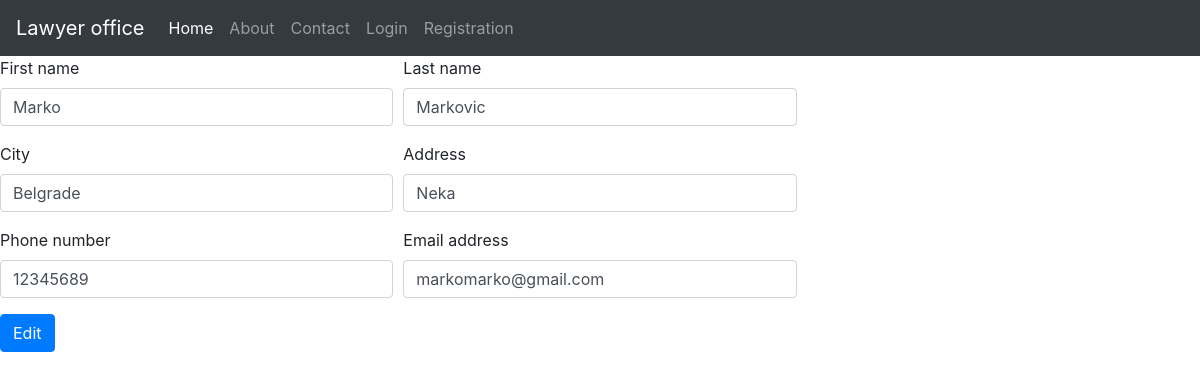
Screenshot of /edit/1 with the database file from the repository.
### blog/models.py (models this page shows)
class Client(db.Model):
    id = db.Column(db.Integer, primary_key=True)
    first_name = db.Column(db.String(250), nullable=False)
    last_name = db.Column(db.String(250), nullable=False)
    city = db.Column(db.String(50), nullable=False)
    address = db.Column(db.String(50), nullable=False)
    phone = db.Column(db.String(50), nullable=False)
    mail = db.Column(db.String(50))
    user_id = db.Column(db.Integer, db.ForeignKey('user.id'), nullable=False)

### client/routes.py (the view)
@client.route("/edit/<int:client_id>", methods=['GET', 'POST'])
def edit(client_id):
    client = Client.query.get_or_404(client_id)
    form = AddClient()
    if form.validate_on_submit():
        client.first_name = form.f_name.data
        client.last_name = form.l_name.data
        client.city = form.city.data
        client.address = form.address.data
        client.phone = form.phone.data
        client.mail = form.mail.data
        print(form.address.data)
        db.session.commit()
        return redirect(url_for('users.all_client'))
    elif request.method == 'GET':
        form.f_name.data = client.first_name
        form.l_name.data = client.last_name
        form.city.data = client.city
        form.address.data = client.address
        form.phone.data = client.phone
        form.mail.data = client.mail
    return render_template("edit.html", form=form, title="Edit client", client=client)

### client/forms.py
class AddClient(FlaskForm):
    f_name = StringField("First name", validators=[DataRequired()])
    l_name = StringField("Last name", validators=[DataRequired()])
    city = StringField("City", validators=[DataRequired()])
    address = StringField("Address", validators=[DataRequired()])
    phone = StringField("Phone number", validators=[DataRequired()])
    mail = StringField("Email", validators=[DataRequired(), Email()])
    submit = SubmitField("Add client")

### blog/templates/edit.html (shortened to what this page needs)
{% extends 'base.html' %}
{% block content %}
<form action="" method="POST">
    <div class="form-row">
        <div class="form-group col-md-4">
            <label for="inputFName">First name</label>
            <input type="fname" class="form-control" id="inputFName" name="f_name" value="{{client.first_name}}">
        </div>
        <div class="form-group col-md-4">
            <label for="inputLName">Last name</label>
            <input type="lname" class="form-control" id="inputLName" name="l_name" value="{{client.last_name}}">
        </div>
    </div>
    <div class="form-row">
        <div class="form-group col-md-4">
            <label for="inputCity">City</label>
            <input type="city" class="form-control" id="inputCity" name="city" value="{{client.city}}">
        </div>
        <div class="form-group col-md-4">
            <label for="inputAddress">Address</label>
            <input type="address" class="form-control" id="inputAddress" name="address"  value="{{client.address}}">
        </div>
    </div>
    <div class="form-row">
        <div class="form-group col-md-4">
            <label for="inputPhone">Phone number</label>
            <input type="number" class="form-control" id="inputPhone" name="phone" value="{{client.phone}}">
        </div>
        <div class="form-group col-md-4">
            <label for="inputMail">Email address</label>
            <input type="eaddress" class="form-control" id="inputMail" name="mail" value="{{client.mail}}">
        </div>
    </div>
    <button type="submit" class="btn btn-primary">Edit</button>
</form>
{% endblock %}

### rows the page displays
Client: f_name "Marko", l_name "Markovic", city "Belgrade", address "Neka", phone "12345689", mail "markomarko@gmail.com"
